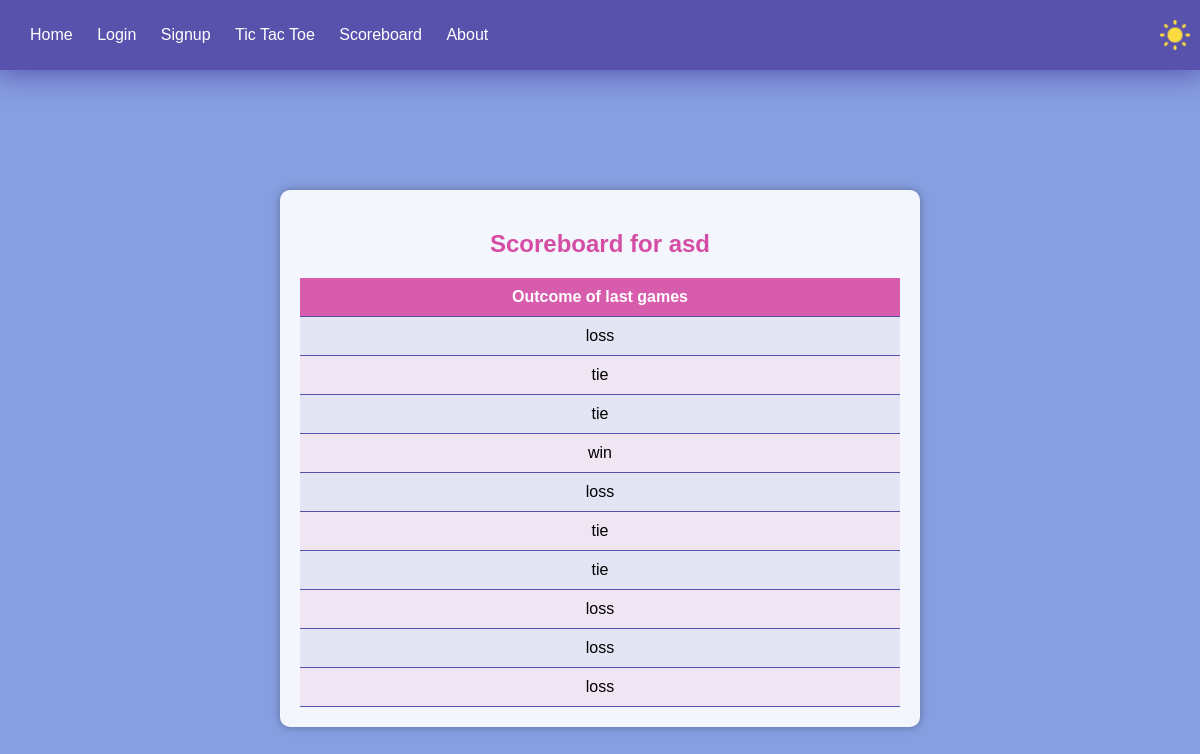
The app's page /scoreboard (signed in) with its own data.
### app.py (models this page shows)
class User(db.Model):
    id = db.Column(db.Integer, primary_key=True)
    username = db.Column(db.String(80), unique=True, nullable=False)
    password = db.Column(db.String(255), nullable=False)

class GameResult(db.Model):
    id = db.Column(db.Integer, primary_key=True)
    user_id = db.Column(db.Integer, db.ForeignKey('user.id'), nullable=False)
    outcome = db.Column(db.String(20), nullable=False)  # 'win', 'lose', or 'draw'

### app.py (the view)
@app.route('/scoreboard')
def scoreboard():
    user_id = session.get('user_id')
    if user_id == None:
        return render_template('login.html', message='Please login first')
    user = User.query.get(user_id)
    results = GameResult.query.filter_by(user_id=user_id).all()[:10]
    return render_template("scoreboard.html", user=user, results=reversed(results))

### templates/scoreboard.html
{% extends "base.html" %}
{% block content %}
    <head>
        <link rel="stylesheet" type="text/css" href="{{ url_for('static', filename='css/base.css') }}">
        <link rel="stylesheet" type="text/css" href="{{ url_for('static', filename='css/scoreboard.css') }}">
    </head>
<body>
    <div class="scoreboard-container">
        <h2>Scoreboard for {{ user.username }}</h2>
        <table>
            <thead>
                <tr>
                    <th>Outcome of last games</th>
                </tr>
            </thead>
            <tbody>
                {% for result in results %}
                <tr>
                    <td>{{ result.outcome }}</td>
                </tr>
                {% endfor %}
            </tbody>
        </table>
    </div>
</body>
{% endblock %}

### static/css/base.css (style rules this page uses)
body { background-color: rgba(134, 159, 225, 1); font-family: Arial, sans-serif; margin: 0; display: flex; flex-direction: column; align-items: center; height: 100vh; }

### static/css/scoreboard.css (style rules this page uses)
.scoreboard-container { margin-top: 15vh; background-color: rgba(255, 255, 255, 0.9); border-radius: 10px; box-shadow: 0px 0px 10px rgba(0, 0, 0, 0.3); padding: 20px; text-align: center; width: 80%; max-width: 600px; }
h2 { color: rgba(213, 76, 164, 1); }
table { width: 100%; border-collapse: collapse; margin-top: 20px; }
table th, table td { padding: 10px; border-bottom: 1px solid rgba(88, 82, 172, 1); }
table th { background-color: rgba(213, 76, 164, 0.9); color: white; }
table tbody tr:nth-child(even) { background-color: rgba(213, 76, 164, 0.1); }
table tbody tr:nth-child(odd) { background-color: rgba(88, 82, 172, 0.1); }

### records on screen
User: username "asd"
GameResult: outcome "loss"
GameResult: outcome "tie"
GameResult: outcome "tie"
GameResult: outcome "win"
GameResult: outcome "loss"
GameResult: outcome "tie"
GameResult: outcome "tie"
GameResult: outcome "loss"
GameResult: outcome "loss"
GameResult: outcome "loss"
